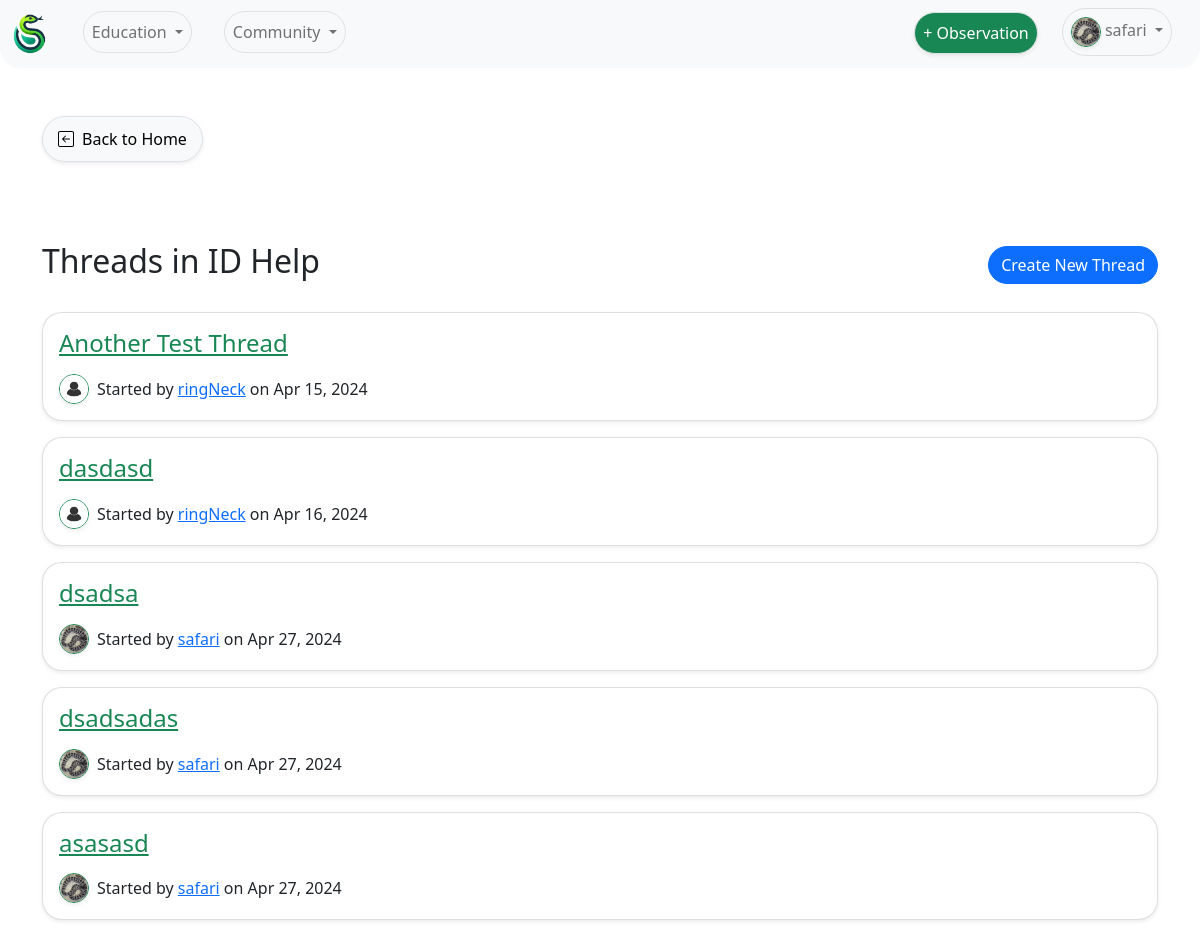
Page /forum/board/1/ (signed in) on the committed database.
### UserAuth/models.py (models this page shows, shortened)
class UserProfile(models.Model):
    user = models.OneToOneField(User, on_delete=models.CASCADE) # Link the user profile to a user model instance
    profile_pic = models.ImageField(upload_to='profile_pics/', default='profile_pics/default.jpg' ,null=True, blank=True) # User profile picture
    bio = models.TextField(null=True, blank=True) # User bio
    observations = models.IntegerField(default=0) # User observation count

### Forum/models.py (models this page shows, shortened)
class Board(models.Model):
    name = models.CharField(max_length=100, unique=True)
    description = models.TextField(blank=True, default='')

class Thread(models.Model):
    title = models.CharField(max_length=255)
    board = models.ForeignKey(Board, on_delete=models.CASCADE, related_name='threads')
    starter = models.ForeignKey(User, on_delete=models.CASCADE, related_name='threads_started')
    created_at = models.DateTimeField(auto_now_add=True)
    updated_at = models.DateTimeField(auto_now=True)

### Forum/views.py (the view)
# urls.py: path('board/<int:board_id>/', board_threads, name='board_threads'),
def board_threads(request, board_id):
    board = get_object_or_404(Board, pk=board_id)
    form = NewThreadForm()  # Instantiate the form
    return render(request, 'board_threads.html', {'board': board, 'threads': board.threads.all(), 'form': form})

### Forum/templates/board_threads.html (shortened to what this page needs)
{% extends 'base.html' %}
{% block content %}
<a href="{% url 'home' %}" class="back-button mb-5 shadow-sm rounded-pill">
   Back to Home
</a>
<div class="title-with-button">
   <h2>Threads in {{ board.name }}</h2>
   <button id="newThreadButton" type="button" class="btn btn-primary rounded-pill" data-bs-toggle="collapse"
      data-bs-target="#newThreadFormCollapse">
      Create New Thread
   </button>
</div>
<div class="threads mt-4">
    {% for thread in threads %}
    <div class="card shadow-sm mb-3"  style="border-radius: 20px; overflow: hidden;">
        <div class="card-body">
            <h4><a href="{% url 'thread_posts' thread.id %}" class="link-success">{{ thread.title }}</a></h4>
            <div class="d-flex align-items-center mt-3">
               <img src="{{ MEDIA_URL }}{{ thread.starter.userprofile.profile_pic.url }}" class="rounded-circle border border-success shadow-sm me-2" alt="Profile Picture" style="width: 30px; height: 30px; object-fit: cover;">
               <p class="card-text mb-0">Started by <a href="{% url 'user_profile' username=thread.starter.username %}">{{ thread.starter.username }}</a> on {{ thread.created_at|date:"M d, Y" }}</p>
           </div>
        </div>
    </div>
    {% endfor %}
</div>
{% endblock %}

### UserAuth/templates/base.html (shortened to what this page needs)
<!DOCTYPE html>
<html lang="en">
    <head>
        <link href="https://cdn.jsdelivr.net/npm/bootstrap@5.0.2/dist/css/bootstrap.min.css" rel="stylesheet">
    </head>
    {% load static %}
    <body>
        <header>
            <nav class="navbar navbar-expand-lg navbar-light bg-light mb-5" style="border-bottom-left-radius: 20px; border-bottom-right-radius: 20px;">
                <div class="container-fluid">
                    <a class="navbar-brand" href="{% url 'home_view' %}">
                        <img src="{% static 'serpentSpotLogo.png' %}" alt="Logo" style="height: 40px; padding: 0px;">
                    </a>
                <div class="collapse navbar-collapse" id="navbarNavDropdown">
                    <ul class="navbar-nav">
                        <li class="nav-item dropdown">
                            <a class="nav-link dropdown-toggle mx-3 mb-1 rounded-pill text-center border expand" href="#" id="navbarDropdownMenuLink" role="button" data-bs-toggle="dropdown" aria-expanded="false">
                                Education
                            </a>
                        </li>
                        <li class="nav-item dropdown">
                            <a class="nav-link dropdown-toggle mx-3 mb-1 rounded-pill text-center border expand" href="#" id="navbarDropdownMenuLink" role="button" data-bs-toggle="dropdown" aria-expanded="false">
                                Community
                            </a>
                        </li>
                    </ul>
                    {% if user.is_authenticated %}
                    <ul class="navbar-nav ms-auto">
                        <li class="nav-item dropdown">
                            <li class="nav-item">
                                <a href="{% url 'journal_view' %}" class="nav-link mx-2 mt-1 mb-1 rounded-pill shadow-sm text-center border expand bg-success text-white">+ Observation</a>
                            </li>
                            <a class="nav-link dropdown-toggle mx-3 mb-1 rounded-pill text-center border expand" href="{% url 'profile' %}" id="navbarProfileDropdown" role="button" data-bs-toggle="dropdown" aria-expanded="false">
                                {% if user.userprofile.profile_pic %}
                                    <img src="{{MEDIA_URL}}{{ request.user.userprofile.profile_pic.url }}" class="rounded-circle border border-success shadow-sm" alt="Profile Picture" style="width: 30px; height: 30px; object-fit: cover;">
                                {% endif %}
                                {{ request.user.username }}
                            </a>
                        </li>
                    </ul>
                    {% endif %}
                </div>
            </nav>
        </header>
        <main role="main" class="container">
            {% block content %}{% endblock content %}
        </main>
    </body>
</html>

### Forum/templates/board_threads.html (style rules this page uses)
.back-button { text-decoration: none; color: #000; background-color: #f8f9fa; padding: 10px 15px; border-radius: 5px; display: inline-flex; align-items: center; border: 1px solid #dee2e6; transition: all 0.3s ease; margin-bottom: 80px !important; margin-top: 0px !important; }
.back-button svg { margin-right: 8px; }
.title-with-button { display: flex; justify-content: space-between; align-items: center; margin-bottom: 20px; }
.collapse { transition: height 0.5s ease; }
.collapse:not(.show) { display: none; }

### rows in the picture
Board: name "ID Help"
Thread: title "Another Test Thread", starter.userprofile.profile_pic (placeholder picture), starter.username "ringNeck", created_at "Apr 15, 2024"
Thread: title "dasdasd", starter.userprofile.profile_pic (placeholder picture), starter.username "ringNeck", created_at "Apr 16, 2024"
Thread: title "dsadsa", starter.userprofile.profile_pic (picture), starter.username "safari", created_at "Apr 27, 2024"
Thread: title "dsadsadas", starter.userprofile.profile_pic (picture), starter.username "safari", created_at "Apr 27, 2024"
Thread: title "asasasd", starter.userprofile.profile_pic (picture), starter.username "safari", created_at "Apr 27, 2024"

### other values in the picture
{{ request.user.username }} "safari"
